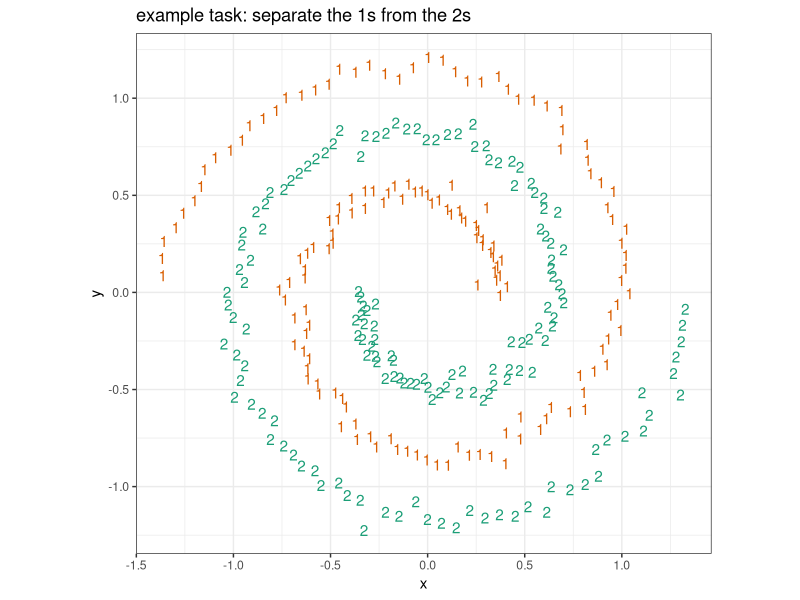

Write R code to recreate this figure.
# example 10.22 of section 10.3.1 
# (example 10.22 of section 10.3.1)  : Exploring advanced methods : Solving “inseparable” problems using support vector machines : Using a SVM to solve a problem 
# Title: Setting up the spirals data as an example classification problem 

library('kernlab')
data(spirals)                                  		# Note: 1 
sc <- specc(spirals, centers = 2)            		# Note: 2 
s <- data.frame(x = spirals[, 1], y = spirals[, 2],  	# Note: 3 
   class = as.factor(sc)) 	

library('ggplot2') 
ggplot(data = s) +                                  	# Note: 4 
  geom_text(aes(x = x, y = y,
                label = class, color = class)) +
  scale_color_manual(values = c("#d95f02", "#1b9e77")) +
  coord_fixed() + 
  theme_bw() + 
  theme(legend.position  = 'none') +
  ggtitle("example task: separate the 1s from the 2s")

# Note 1: 
#   Load the kernlab kernel and support vector machine package and then ask that the included 
#   example “spirals” be made available. 

# Note 2: 
#   Use kernlab’s spectral clustering routine 
#   to identify the two different spirals in the example dataset. 

# Note 3: 
#   Combine the spiral coordinates and the 
#   spiral label into a data frame. 

# Note 4: 
#   Plot the spirals with class labels. 
